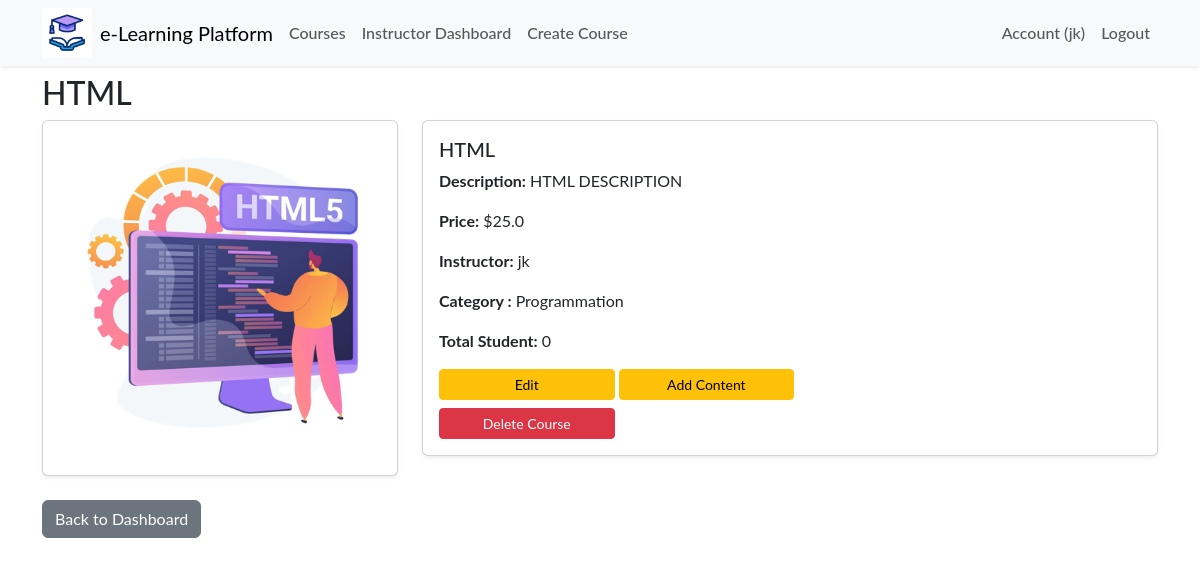
Page /courses/1 (signed in) on the committed database.
### app/models.py (models this page shows, shortened)
class User(db.Model, UserMixin):
    id = db.Column(db.Integer, primary_key=True)
    name = db.Column(db.String(50), nullable=False)
    email = db.Column(db.String(120), unique=True, nullable=False)
    role = db.Column(db.String(10))  # 'student' or 'instructor'
    password_hash = db.Column(db.String(128), nullable=False)
    created_at = db.Column(db.DateTime, default=datetime.utcnow)

class Course(db.Model):
    id = db.Column(db.Integer, primary_key=True)
    title = db.Column(db.String(100), nullable=False)
    description = db.Column(db.Text, nullable=False)
    courseImage =db.Column(db.String(50), nullable=False, default='default.jpg')
    price = db.Column(db.Float, nullable=False)
    teacher_id = db.Column(db.Integer, db.ForeignKey('user.id'), nullable=False)
    created_at = db.Column(db.DateTime, default=datetime.utcnow)
    instructor = db.relationship('User', backref='courses', lazy=True)
    category_id = db.Column(db.Integer, db.ForeignKey('category.id'), nullable=False)
    category = db.relationship('Category', backref='courses', lazy=True)
    @property
    def total_students(self):
        return len(self.enrollments)

class Category(db.Model):
    id = db.Column(db.Integer, primary_key=True)
    name = db.Column(db.String(50), nullable=False)

### app/routes/course.py (the view)
@bp.route('/<int:course_id>')
def course_details(course_id):
    course = Course.query.get_or_404(course_id)
    enrollment = Enrollment.query.filter_by(student_id=current_user.id, course_id=course.id).first()
    enrolled = enrollment is not None
    return render_template('course_details.html', course=course, enrolled=enrolled )

### app/__init__.py (called while the page is built)
def create_app(config_class='config.Config'):
    app = Flask(__name__)
    app.config.from_object(config_class)
    db.init_app(app)
    migrate.init_app(app, db)
    login_manager.init_app(app)
    login_manager.login_view = 'auth.login'
    mail.init_app(app)
    from .models import User
    @login_manager.user_loader
    def load_user(user_id):
        return User.query.get(int(user_id))
    from .routes.main import bp as main_bp
    from .routes.auth import bp as auth_bp
    from .routes.course import bp as course_bp
    app.register_blueprint(main_bp)
    app.register_blueprint(auth_bp)
    app.register_blueprint(course_bp)
    return app

### app/templates/course_details.html (shortened to what this page needs)
{% extends 'layout.html' %}
{% block content %}
<h2>{{ course.title }}</h2>
<div class="row">
    <div class="col-md-4">
        <div class="card mb-4 shadow-sm">
            <img src="{{ url_for('static', filename='img_course/' + course.courseImage) }}" class="card-img-top"
                alt="{{ course.title }}" style="height: 100%; object-fit: cover;">
        </div>
    </div>
    <div class="col-md-8">
        <div class="card mb-4 shadow-sm">
            <div class="card-body">
                <h5 class="card-title">{{ course.title }}</h5>
                <p class="card-text"><strong>Description:</strong> {{ course.description }}</p>
                <p class="card-text"><strong>Price:</strong> ${{ course.price }}</p>
                <p class="card-text"><strong>Instructor:</strong> {{ course.instructor.name }}</p>
                <p class="card-text"><strong>Category :</strong> {{ course.category.name }}</p>
                <p class="card-text"><strong>Total Student:</strong> {{ course.total_students }}</p>
                {% if current_user.is_authenticated %}
                    {% if current_user.role == 'instructor' %}
                        <a href="{{ url_for('course.edit_course', course_id=course.id) }}" class="btn btn-warning btn-sm w-25">Edit</a>
                        <a href="{{ url_for('course.create_content', course_id=course.id) }}" class="btn btn-warning btn-sm w-25">Add Content</a>
                        <form action="{{ url_for('course.delete_course', course_id=course.id) }}" method="POST" class="mt-2">
                            <button type="submit" class="btn btn-danger btn-sm w-25" onclick="return confirm('Are you sure you want to delete this course and related enrollments ?');">Delete Course</button>
                        </form>
                    {% endif %}
                {% endif %}
            </div>
        </div>
    </div>
</div>
{% if current_user.is_authenticated %}
    {% if current_user.role == 'instructor' %}
        <a href="{{ url_for('course.instructor_dashboard') }}" class="btn btn-secondary">Back to Dashboard</a>
    {% else %}
        <a href="{{ url_for('course.student_dashboard') }}" class="btn btn-secondary">Back to Dashboard</a>
    {% endif %}
{% endif %}
{% endblock %}

### app/templates/layout.html (shortened to what this page needs)
<!DOCTYPE html>
<html lang="en">
  <head>
    <link href="https://cdn.jsdelivr.net/npm/bootstrap@5.3.3/dist/css/bootstrap.min.css" rel="stylesheet" />
    <link rel="stylesheet" href="{{ url_for('static', filename='css/main.css') }}" />
  </head>
  <body>
    <nav class="navbar navbar-expand-lg navbar-light bg-light shadow-sm sticky-top">
      <div class="container">
        <img width="50px" src="{{ url_for('static', filename='/img/icone.gif') }}" alt="">
        <a class="navbar-brand mx-2" href="{{ url_for('main.index') }}">e-Learning Platform</a>
        <div class="collapse navbar-collapse" id="navbarNav">
          <ul class="navbar-nav me-auto mb-2 mb-lg-0">
            <li class="nav-item">
              <a class="nav-link" href="{{ url_for('course.list_courses') }}">Courses</a>
            </li>
            {% if current_user.is_authenticated %}
              {% if current_user.role == 'instructor' %}
              <li class="nav-item">
                <a class="nav-link" href="{{ url_for('course.instructor_dashboard') }}">Instructor Dashboard</a>
              </li>
              <li class="nav-item">
                <a class="nav-link" href="{{ url_for('course.create_course') }}">Create Course</a>
              </li>
              {% elif current_user.role == 'student' %}
              <li class="nav-item">
                <a class="nav-link" href="{{ url_for('course.student_dashboard') }}">Student Dashboard</a>
              </li>
              {% endif %}
            {% endif %}
          </ul>
          <ul class="navbar-nav ms-auto">
            {% if current_user.is_authenticated %}
            <li class="nav-item">
              <a class="nav-link" href="{{ url_for('auth.account') }}">Account ({{ current_user.name }})</a>
            </li>
            <li class="nav-item">
              <a class="nav-link" href="{{ url_for('auth.logout') }}">Logout</a>
            </li>
            {% endif %}
          </ul>
        </div>
      </div>
    </nav>
    <div class="container mt-2">{% include 'flash_msg.html' %} {% block content %}{% endblock %}</div>
  </body>
</html>

### app/static/css/main.css (style rules this page uses)
:root { --vert: #7b9b2b; --roze: #fc83cd33; }
* { font-family: 'Lato', sans-serif; }
.nav-link { font-weight: 500; position: relative; border: none; }
@media (min-width: 768px) { .nav-link { font-size: 1rem; } }
@media (min-width: 768px) { .nav-link::before { content: ''; position: absolute; bottom: 0; left: 50%; transform: translatex(-50%); width: 0%; height: 2px; background-color: var(--vert); visibility: hidden; transition: 0.3s ease-in-out; } }

### rows in the picture
User: name "jk", instructor.name "jk"
Course: title "HTML", courseImage (picture), description "HTML DESCRIPTION", price "25.0"
Category: category.name "Programmation"

### other values in the picture
{{ course.total_students }} "0"
